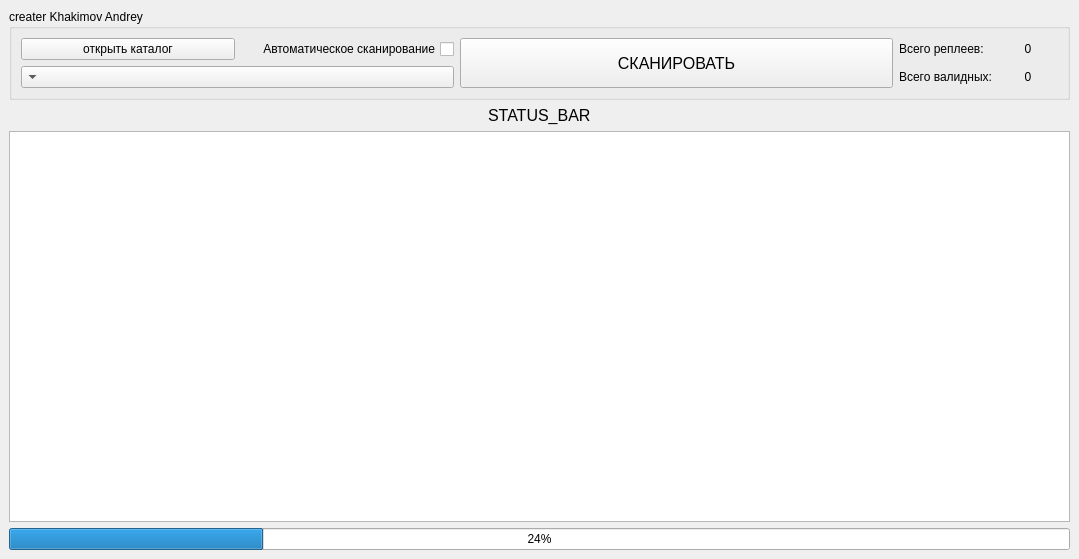
<?xml version="1.0" encoding="UTF-8"?>
<ui version="4.0">
 <class>MainWindow</class>
 <widget class="QMainWindow" name="MainWindow">
  <property name="geometry">
   <rect>
    <x>0</x>
    <y>0</y>
    <width>1079</width>
    <height>559</height>
   </rect>
  </property>
  <property name="windowTitle">
   <string>WSTR6</string>
  </property>
  <widget class="QWidget" name="centralwidget">
   <layout class="QVBoxLayout" name="verticalLayout">
    <item>
     <widget class="QGroupBox" name="groupBox">
      <property name="title">
       <string>creater Khakimov Andrey</string>
      </property>
      <layout class="QHBoxLayout" name="horizontalLayout">
       <item>
        <layout class="QVBoxLayout" name="verticalLayout_3">
         <property name="sizeConstraint">
          <enum>QLayout::SetDefaultConstraint</enum>
         </property>
         <item>
          <layout class="QHBoxLayout" name="horizontalLayout_5">
           <item>
            <widget class="QPushButton" name="pushButton">
             <property name="text">
              <string>открыть каталог</string>
             </property>
            </widget>
           </item>
           <item>
            <widget class="QCheckBox" name="checkBox">
             <property name="cursor">
              <cursorShape>PointingHandCursor</cursorShape>
             </property>
             <property name="layoutDirection">
              <enum>Qt::RightToLeft</enum>
             </property>
             <property name="text">
              <string>Автоматическое сканирование</string>
             </property>
             <property name="checkable">
              <bool>true</bool>
             </property>
            </widget>
           </item>
          </layout>
         </item>
         <item>
          <widget class="QComboBox" name="paths">
           <property name="sizePolicy">
            <sizepolicy hsizetype="MinimumExpanding" vsizetype="Fixed">
             <horstretch>0</horstretch>
             <verstretch>0</verstretch>
            </sizepolicy>
           </property>
           <property name="minimumSize">
            <size>
             <width>200</width>
             <height>0</height>
            </size>
           </property>
           <property name="cursor">
            <cursorShape>PointingHandCursor</cursorShape>
           </property>
           <property name="contextMenuPolicy">
            <enum>Qt::DefaultContextMenu</enum>
           </property>
           <property name="layoutDirection">
            <enum>Qt::RightToLeft</enum>
           </property>
           <property name="sizeAdjustPolicy">
            <enum>QComboBox::AdjustToContentsOnFirstShow</enum>
           </property>
          </widget>
         </item>
        </layout>
       </item>
       <item>
        <widget class="QPushButton" name="runScan">
         <property name="sizePolicy">
          <sizepolicy hsizetype="Expanding" vsizetype="Fixed">
           <horstretch>0</horstretch>
           <verstretch>0</verstretch>
          </sizepolicy>
         </property>
         <property name="minimumSize">
          <size>
           <width>0</width>
           <height>50</height>
          </size>
         </property>
         <property name="font">
          <font>
           <pointsize>12</pointsize>
          </font>
         </property>
         <property name="cursor">
          <cursorShape>PointingHandCursor</cursorShape>
         </property>
         <property name="text">
          <string>СКАНИРОВАТЬ</string>
         </property>
        </widget>
       </item>
       <item>
        <layout class="QVBoxLayout" name="verticalLayout_2">
         <property name="sizeConstraint">
          <enum>QLayout::SetDefaultConstraint</enum>
         </property>
         <item>
          <layout class="QHBoxLayout" name="horizontalLayout_2">
           <item>
            <widget class="QLabel" name="label_2">
             <property name="sizePolicy">
              <sizepolicy hsizetype="Minimum" vsizetype="Preferred">
               <horstretch>0</horstretch>
               <verstretch>0</verstretch>
              </sizepolicy>
             </property>
             <property name="text">
              <string>Всего реплеев:</string>
             </property>
            </widget>
           </item>
           <item>
            <widget class="QLabel" name="label_3">
             <property name="minimumSize">
              <size>
               <width>60</width>
               <height>0</height>
              </size>
             </property>
             <property name="maximumSize">
              <size>
               <width>60</width>
               <height>16777215</height>
              </size>
             </property>
             <property name="contextMenuPolicy">
              <enum>Qt::DefaultContextMenu</enum>
             </property>
             <property name="layoutDirection">
              <enum>Qt::LeftToRight</enum>
             </property>
             <property name="autoFillBackground">
              <bool>false</bool>
             </property>
             <property name="text">
              <string>0</string>
             </property>
             <property name="textFormat">
              <enum>Qt::AutoText</enum>
             </property>
             <property name="alignment">
              <set>Qt::AlignCenter</set>
             </property>
            </widget>
           </item>
          </layout>
         </item>
         <item>
          <layout class="QHBoxLayout" name="horizontalLayout_3">
           <property name="sizeConstraint">
            <enum>QLayout::SetDefaultConstraint</enum>
           </property>
           <item>
            <widget class="QLabel" name="label_4">
             <property name="sizePolicy">
              <sizepolicy hsizetype="Minimum" vsizetype="Preferred">
               <horstretch>0</horstretch>
               <verstretch>0</verstretch>
              </sizepolicy>
             </property>
             <property name="text">
              <string>Всего валидных:</string>
             </property>
             <property name="wordWrap">
              <bool>false</bool>
             </property>
             <property name="openExternalLinks">
              <bool>false</bool>
             </property>
            </widget>
           </item>
           <item>
            <widget class="QLabel" name="label_5">
             <property name="minimumSize">
              <size>
               <width>60</width>
               <height>0</height>
              </size>
             </property>
             <property name="maximumSize">
              <size>
               <width>60</width>
               <height>16777215</height>
              </size>
             </property>
             <property name="text">
              <string>0</string>
             </property>
             <property name="alignment">
              <set>Qt::AlignCenter</set>
             </property>
            </widget>
           </item>
          </layout>
         </item>
        </layout>
       </item>
      </layout>
     </widget>
    </item>
    <item>
     <layout class="QHBoxLayout" name="horizontalLayout_4">
      <item>
       <widget class="QLabel" name="statusBar">
        <property name="sizePolicy">
         <sizepolicy hsizetype="Maximum" vsizetype="Maximum">
          <horstretch>0</horstretch>
          <verstretch>0</verstretch>
         </sizepolicy>
        </property>
        <property name="font">
         <font>
          <pointsize>12</pointsize>
         </font>
        </property>
        <property name="text">
         <string>STATUS_BAR</string>
        </property>
       </widget>
      </item>
     </layout>
    </item>
    <item>
     <widget class="QTableView" name="grid"/>
    </item>
    <item>
     <widget class="QProgressBar" name="progressBar">
      <property name="value">
       <number>24</number>
      </property>
     </widget>
    </item>
   </layout>
  </widget>
  <widget class="QMenuBar" name="menubar">
   <property name="geometry">
    <rect>
     <x>0</x>
     <y>0</y>
     <width>1079</width>
     <height>22</height>
    </rect>
   </property>
  </widget>
 </widget>
 <resources/>
 <connections/>
</ui>
